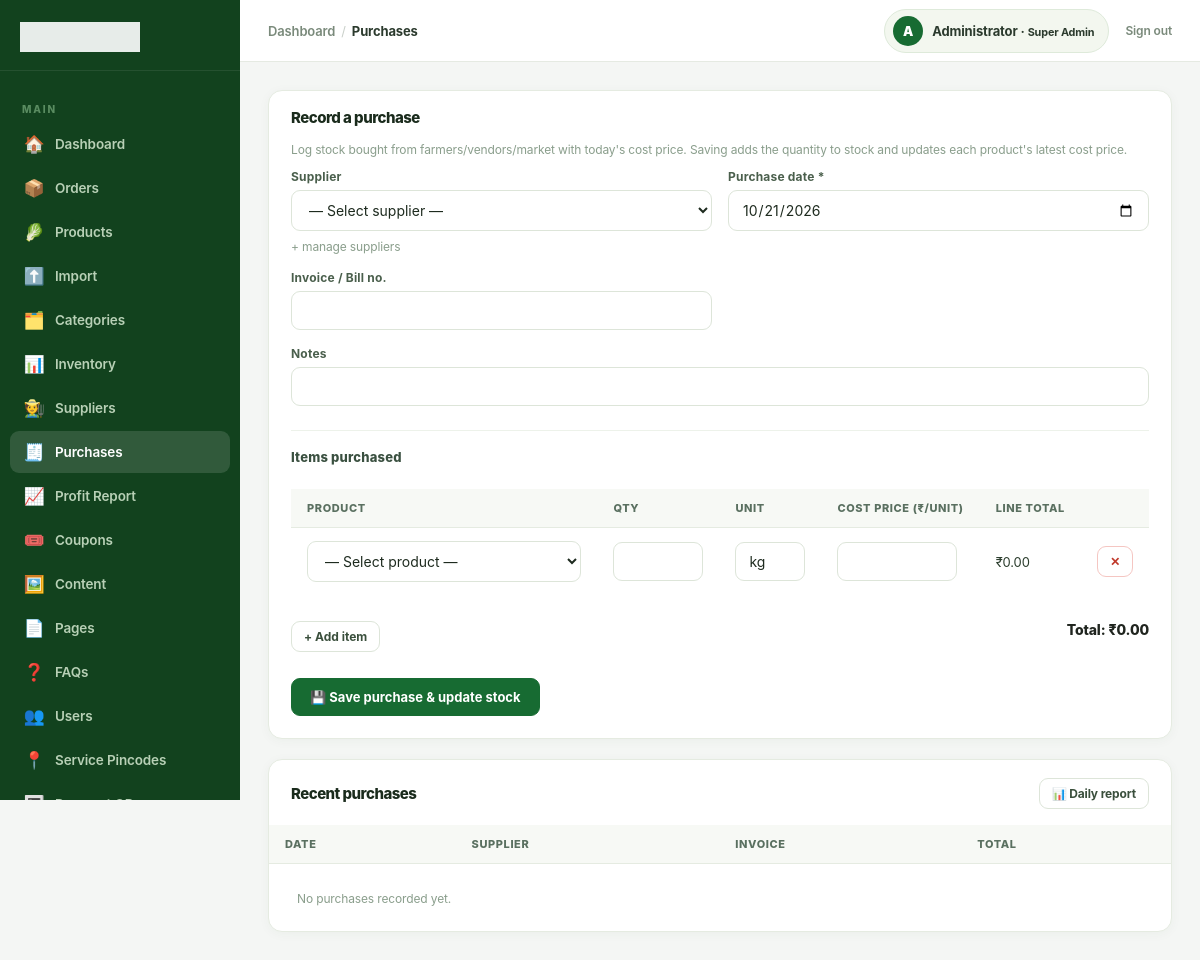
Page /admin/purchases.php (signed in) on the committed database.
### tables this page shows
CREATE TABLE `users` (
  `id` bigint(20) UNSIGNED NOT NULL,
  `name` varchar(120) NOT NULL,
  `first_name` varchar(80) DEFAULT NULL,
  `last_name` varchar(80) DEFAULT NULL,
  `email` varchar(190) DEFAULT NULL,
  `phone` varchar(20) DEFAULT NULL,
  `avatar` varchar(500) DEFAULT NULL,
  `password_hash` varchar(255) DEFAULT NULL,
  `provider` enum('local','google','facebook') NOT NULL DEFAULT 'local',
  `provider_id` varchar(190) DEFAULT NULL,
  `role_slug` varchar(80) NOT NULL DEFAULT 'customer',
  `points` int(10) UNSIGNED NOT NULL DEFAULT 0,
  `wallet_balance` decimal(10,2) NOT NULL DEFAULT 0.00,
  `remember_token_hash` varchar(255) DEFAULT NULL,
  `referral_code` varchar(32) DEFAULT NULL,
  `referred_by` bigint(20) UNSIGNED DEFAULT NULL,
  `is_active` tinyint(1) NOT NULL DEFAULT 1,
  `remarks` text DEFAULT NULL,
  `created_at` timestamp NOT NULL DEFAULT current_timestamp(),
  `updated_at` timestamp NOT NULL DEFAULT current_timestamp() ON UPDATE current_timestamp()
);

### config/config.php (called while the page is built, shortened)
<?php
function e(?string $v):string{return htmlspecialchars($v??'',ENT_QUOTES,'UTF-8');}
function url(string $p=''):string{return BASE_URL.ltrim($p,'/');}

### admin/purchases.php (the view, shortened to what this page needs)
<?php
$pdo = db();
$recent    = $pdo->query('SELECT pu.*, s.name supplier_name FROM purchases pu LEFT JOIN suppliers s ON s.id=pu.supplier_id ORDER BY pu.id DESC LIMIT 30')->fetchAll();
$adminTitle='Purchases'; $adminSection='purchases'; $adminCrumbs=[['label'=>'Purchases']];
include __DIR__.'/../includes/admin-header.php';
?>
<div class="ap-card">
  <div class="ap-card-header"><h2 class="ap-card-title">Record a purchase</h2></div>
  <div class="ap-card-body">
    <p class="ap-hint">Log stock bought from farmers/vendors/market with today's cost price. Saving adds the quantity to stock and updates each product's latest cost price.</p>
    <form class="ap-form" method="post" id="purForm">
      <div class="ap-form-grid">
        <div class="ap-field"><label class="ap-label">Supplier</label>
          <select class="ap-select" name="supplier_id">
            <option value="">— Select supplier —</option>
          </select>
          <span class="ap-hint"><a href="<?=url('admin/suppliers.php')?>">+ manage suppliers</a></span>
        </div>
        <div class="ap-field"><label class="ap-label">Purchase date *</label><input class="ap-input" type="date" name="purchase_date" value="<?=e(date('Y-m-d'))?>" required></div>
        <div class="ap-field"><label class="ap-label">Invoice / Bill no.</label><input class="ap-input" name="invoice_no"></div>
        <div class="ap-field ap-form-wide"><label class="ap-label">Notes</label><input class="ap-input" name="notes"></div>
      </div>
      <div class="ap-section-title">Items purchased</div>
      <div class="ap-table-wrap">
        <table class="ap-table" id="purItems">
          <thead><tr><th style="min-width:200px">Product</th><th>Qty</th><th>Unit</th><th>Cost price (₹/unit)</th><th>Line total</th><th></th></tr></thead>
          <tbody>
            <tr class="pur-row">
              <td>
                <select class="ap-select pur-product" name="product_id[]">
                  <option value="">— Select product —</option>
                </select>
              </td>
              <td><input class="ap-input pur-qty" name="qty[]" type="number" step="0.001" min="0" style="width:90px"></td>
              <td><input class="ap-input pur-unit" name="unit[]" value="kg" style="width:70px"></td>
              <td><input class="ap-input pur-cost" name="cost_price[]" type="number" step="0.01" min="0" style="width:120px"></td>
              <td class="pur-line">₹0.00</td>
              <td><button type="button" class="ap-btn ap-btn-sm ap-btn-danger pur-del">✕</button></td>
            </tr>
          </tbody>
        </table>
      </div>
      <div style="margin:10px 0;"><button type="button" class="ap-btn ap-btn-sm" id="purAddRow">+ Add item</button>
        <span style="float:right;font-weight:800">Total: <span id="purGrand">₹0.00</span></span></div>
      <div><button class="ap-btn ap-btn-primary">💾 Save purchase &amp; update stock</button></div>
    </form>
  </div>
</div>
<div class="ap-card">
  <div class="ap-card-header"><h2 class="ap-card-title">Recent purchases</h2>
    <a class="ap-btn ap-btn-sm" href="<?=url('admin/inventory-report.php')?>">📊 Daily report</a></div>
  <div class="ap-card-body no-pad">
    <div class="ap-table-wrap"><table class="ap-table">
      <thead><tr><th>Date</th><th>Supplier</th><th>Invoice</th><th>Total</th></tr></thead>
      <tbody>
        <?php if(!$recent): ?><tr><td colspan="4"><span class="ap-hint" style="padding:12px;display:block">No purchases recorded yet.</span></td></tr><?php endif; ?>
      </tbody>
    </table></div>
  </div>
</div>
<?php include __DIR__.'/../includes/admin-footer.php'; ?>

### includes/admin-header.php (shortened to what this page needs)
<?php
$adminTitle   = $adminTitle   ?? 'Admin';
$adminSection = $adminSection ?? '';
$adminCrumbs  = $adminCrumbs  ?? [];
$_au = null;
if (is_logged_in()) {
    $_s = $pdo->prepare('SELECT first_name, last_name, role_slug FROM users WHERE id = ? LIMIT 1');
    $_s->execute([user_id()]);
    $_au = $_s->fetch();
}
$_auName  = trim(($_au['first_name'] ?? '') . ' ' . ($_au['last_name'] ?? '')) ?: 'Admin';
$_auRole  = ucwords(str_replace('_', ' ', $_au['role_slug'] ?? 'admin'));
$_auInit  = strtoupper(mb_substr($_auName, 0, 1));
$_navItems = [
    ['dashboard', '🏠', 'Dashboard',  url('admin/'),                 null],
    ['orders',    '📦', 'Orders',     url('admin/orders.php'),       'orders'],
    ['products',  '🥬', 'Products',   url('admin/products.php'),     'catalog'],
    ['import',    '⬆️', 'Import',     url('admin/import.php'),       'catalog'],
    ['categories','🗂️',  'Categories', url('admin/categories.php'),  'catalog'],
    ['inventory', '📊', 'Inventory',  url('admin/inventory.php'),    'catalog'],
    ['suppliers', '🧑‍🌾', 'Suppliers', url('admin/suppliers.php'),    'catalog'],
    ['purchases', '🧾', 'Purchases',  url('admin/purchases.php'),    'catalog'],
    ['inventory-report', '📈', 'Profit Report', url('admin/inventory-report.php'), 'catalog'],
    ['coupons',   '🎟️',  'Coupons',   url('admin/coupons.php'),      'settings'],
    ['content',   '🖼️',  'Content',   url('admin/content.php'),      'content'],
    ['pages',     '📄', 'Pages',      url('admin/pages.php'),        'content'],
    ['faqs',      '❓', 'FAQs',       url('admin/faqs.php'),         'content'],
    ['users',     '👥', 'Users',      url('admin/users.php'),        'users'],
    ['pincodes',  '📍', 'Service Pincodes', url('admin/pincodes.php'), 'settings'],
    ['qr',        '🔳', 'Payment QR', url('admin/qr.php'),           'settings'],
    ['settings',  '⚙️',  'Settings',  url('admin/settings.php'),    'settings'],
];
?>
<!doctype html>
<html lang="en">
<head>
  <link rel="stylesheet" href="<?= url('assets/css/style.css') ?>?v=<?= time() ?>">
</head>
<body class="admin-body">
<div class="admin-shell">
  <aside class="admin-sidebar" id="adminSidebar">
    <div class="admin-brand">
      <img src="<?= url('assets/logo.png') ?>" alt="<?= e(APP_NAME) ?>">
    </div>
    <nav class="admin-nav">
      <div class="admin-nav-section">Main</div>
      <?php foreach ($_navItems as [$key, $icon, $label, $href, $perm]): ?>
        <a href="<?= e($href) ?>" class="<?= $adminSection === $key ? 'active' : '' ?>">
          <span class="nav-icon"><?= $icon ?></span>
          <?= e($label) ?>
        </a>
      <?php endforeach; ?>
    </nav>
  </aside>
  <div class="admin-main">
    <header class="admin-topbar">
      <div class="admin-topbar-left">
        <?php if ($adminCrumbs): ?>
          <nav class="admin-breadcrumb" aria-label="Breadcrumb">
            <a href="<?= url('admin/') ?>">Dashboard</a>
            <?php foreach ($adminCrumbs as $_crumb): ?>
              <span class="sep">/</span>
              <?php if (!empty($_crumb['url'])): ?>
                <a href="<?= e($_crumb['url']) ?>"><?= e($_crumb['label']) ?></a>
              <?php else: ?>
                <span class="current"><?= e($_crumb['label']) ?></span>
              <?php endif; ?>
            <?php endforeach; ?>
          </nav>
        <?php else: ?>
          <nav class="admin-breadcrumb">
            <span class="current"><?= e($adminTitle) ?></span>
          </nav>
        <?php endif; ?>
      </div>
      <div class="admin-topbar-right">
        <div class="admin-user-pill">
          <div class="admin-avatar"><?= e($_auInit) ?></div>
          <span><?= e($_auName) ?> &middot; <small><?= e($_auRole) ?></small></span>
        </div>
        <a href="<?= url('admin/logout.php') ?>">Sign out</a>
      </div>
    </header>
    <div class="admin-content">

### rows in the picture
users: _auInit "A", first_name "Administrator", role_slug "Super Admin"

### other values in the picture
$icon "🏠"
$label "Dashboard"
$icon "📦"
$label "Orders"
$icon "🥬"
$label "Products"
$icon "⬆️"
$label "Import"
$icon "🗂️"
$label "Categories"
$icon "📊"
$label "Inventory"
$icon "🧑‍🌾"
$label "Suppliers"
$icon "🧾"
